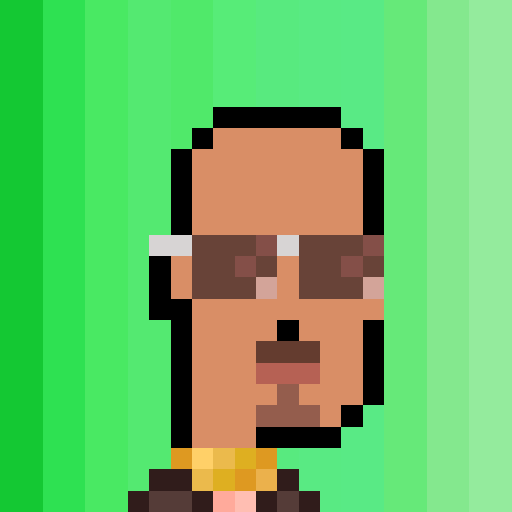
#> input picture runpod_package/training_data/lad_022_x.png, 512 x 512 px, found by its file name; its folder holds 4 pictures in this run
$ python interactive_smile_classifier.py
#> lines starting #> are read from the running program, lines starting #| are printed output that depends on the picture
#!/usr/bin/env python3
"""
Interactive visual review tool for classifying smiles.
Shows 9 images at a time, user marks which ones are smiling.
"""

import os
import json
from PIL import Image
import matplotlib.pyplot as plt
import matplotlib.image as mpimg

def review_images():
    """Show images in batches of 9 and collect classifications."""
    base_dir = "/Users/ilyssaevans/Documents/GitHub/bespokebaby2/runpod_package/training_data"
    png_files = sorted([f for f in os.listdir(base_dir) if f.endswith('.png')])

    classifications = {}  # filename -> 'smile' or 'neutral'

    print(f"Total images to review: {len(png_files)}")
    print("\nInstructions:")
    print("  After viewing each batch of 9 images, enter the numbers (1-9) that are SMILING")
    print("  Examples:")
    print("    '1,3,5' - images 1, 3, and 5 are smiling")
    print("    '2 4 7' - images 2, 4, and 7 are smiling")
    print("    'none' or '' - no images are smiling (all neutral)")
    print("    'all' - all images are smiling")
    print("    'q' - save progress and quit")
    print("\nShowing 9 images at a time...\n")

    i = 0
    while i < len(png_files):
        # Show 9 images in 3x3 grid
        fig, axes = plt.subplots(3, 3, figsize=(15, 15))
        fig.suptitle(f'Images {i+1}-{min(i+9, len(png_files))} of {len(png_files)}', fontsize=16, fontweight='bold')

        batch_files = []
        for idx in range(9):
            if i + idx >= len(png_files):
                break

            png_file = png_files[i + idx]
            batch_files.append(png_file)

            img_path = os.path.join(base_dir, png_file)
            img = mpimg.imread(img_path)
#> img is the input picture: shape (512, 512, 3) float32; mean R, G, B 0.412, 0.739, 0.39

            row = idx // 3
            col = idx % 3
            axes[row, col].imshow(img, interpolation='nearest')
            axes[row, col].set_title(f"{idx+1}. {png_file.replace('.png', '')}", fontsize=10, fontweight='bold')
            axes[row, col].axis('off')

        # Hide unused subplots
        for idx in range(len(batch_files), 9):
            row = idx // 3
            col = idx % 3
            axes[row, col].axis('off')

        plt.tight_layout()
        plt.show(block=False)
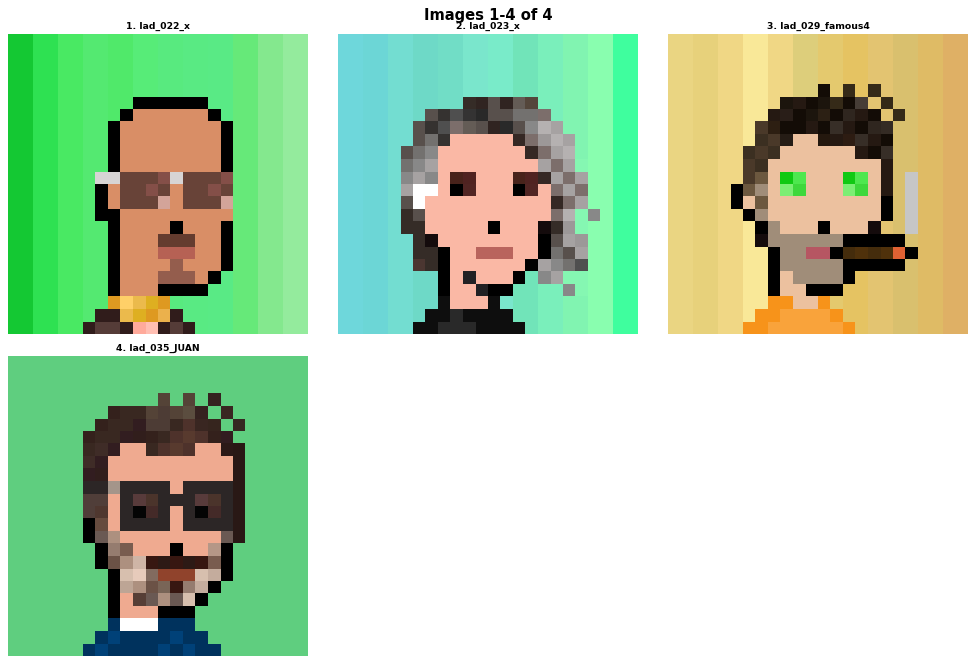
#> figure drawn by matplotlib, 4 panels
        plt.pause(0.1)

        # Get input for which are smiling
        print(f"\nBatch {i+1}-{i+len(batch_files)} ({len(batch_files)} images):")
        while True:
            response = input(f"  Which ones are SMILING? (e.g., '1,3,5' or 'none' or 'all' or 'q' to quit): ").strip().lower()

            if response == 'q':
                plt.close()
                return classifications

            smiling_indices = set()

            if response in ['none', '']:
                # All neutral
                pass
            elif response == 'all':
                # All smiling
                smiling_indices = set(range(len(batch_files)))
            else:
                # Parse the input
                try:
                    # Split by comma, space, or both
                    parts = response.replace(',', ' ').split()
                    for part in parts:
                        idx = int(part) - 1  # Convert to 0-indexed
                        if 0 <= idx < len(batch_files):
                            smiling_indices.add(idx)
                        else:
                            print(f"    Warning: {part} is out of range, ignoring")
                except ValueError:
                    print("    Invalid input. Try again (e.g., '1,3,5' or 'none')")
                    continue

            # Store classifications
            for idx, png_file in enumerate(batch_files):
                txt_file = png_file.replace('.png', '.txt')
                if idx in smiling_indices:
                    classifications[txt_file] = 'smile'
                    print(f"    ✓ {idx+1}. {png_file.replace('.png', '')} → SMILE")
                else:
                    classifications[txt_file] = 'neutral'

            break

        plt.close()
        i += len(batch_files)

        # Save progress after each batch
        with open('/tmp/smile_classifications_progress.json', 'w') as f:
            json.dump(classifications, f, indent=2)
        print(f"\n  Progress saved ({len(classifications)}/{len(png_files)} classified)")
        print()

    return classifications

def apply_classifications(classifications):
    """Apply the classifications to the caption files."""
    base_dir = "/Users/ilyssaevans/Documents/GitHub/bespokebaby2/runpod_package/training_data"

    print("\n" + "=" * 80)
    print("Applying classifications to caption files...")
    print("=" * 80)

    changes = 0
    for txt_file, expression in classifications.items():
        caption_path = os.path.join(base_dir, txt_file)

        if not os.path.exists(caption_path):
            continue

        with open(caption_path, 'r') as f:
            caption = f.read()

        if expression == 'smile':
            # Change neutral to smile
            if 'neutral expression' in caption:
                updated_caption = caption.replace('neutral expression', 'slight smile')
                with open(caption_path, 'w') as f:
                    f.write(updated_caption)
                changes += 1
                print(f"✓ {txt_file}: neutral → slight smile")
        # If 'neutral', keep it as is (already neutral)

    print("\n" + "=" * 80)
    print(f"Applied {changes} classifications (neutral → smile)")

    # Count final distribution
    smile_count = sum(1 for e in classifications.values() if e == 'smile')
    neutral_count = sum(1 for e in classifications.values() if e == 'neutral')

    print(f"\nFinal distribution:")
    print(f"  Slight smile: {smile_count} ({100*smile_count/len(classifications):.1f}%)")
    print(f"  Neutral: {neutral_count} ({100*neutral_count/len(classifications):.1f}%)")
    print("=" * 80)

def main():
    """Main function."""
    print("=" * 80)
    print("INTERACTIVE SMILE CLASSIFIER")
    print("=" * 80)
    print()

    # Check for existing progress
    if os.path.exists('/tmp/smile_classifications_progress.json'):
        response = input("Found existing progress. Resume from where you left off? (y/n): ").strip().lower()
        if response == 'y':
            with open('/tmp/smile_classifications_progress.json', 'r') as f:
                classifications = json.load(f)
            print(f"Loaded {len(classifications)} existing classifications")
            print()
        else:
            classifications = {}
    else:
        classifications = {}

    # Review images
    classifications = review_images()

    if not classifications:
        print("\nNo classifications collected. Exiting.")
        return

    # Save final classifications
    output_file = "/Users/ilyssaevans/Documents/GitHub/bespokebaby2/smile_classifications_FINAL.json"
    with open(output_file, 'w') as f:
        json.dump(classifications, f, indent=2)
    print(f"\n✓ Saved {len(classifications)} classifications to {output_file}")

    # Apply to caption files
    apply_classifications(classifications)

if __name__ == "__main__":
    main()
